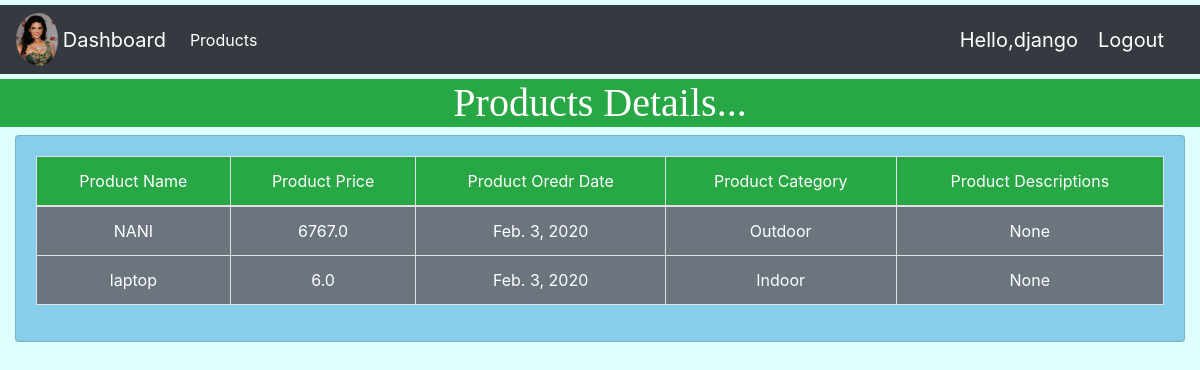
The app's page /product (signed in) with its own data.
### account/models.py (models this page shows, shortened)
class Products(models.Model):
    CATEGORY = (
        ('Indoor', 'Indoor'),
        ('Outdoor', 'Outdoor'),
        ('Anywhere', 'Anywhere')
    )
    name = models.CharField(max_length=100)
    price = models.FloatField(null=True)
    created_date = models.DateField(auto_now_add=True, null=True)
    description = models.CharField(max_length=100,null=True,blank=True)
    category = models.CharField(max_length=100,choices=CATEGORY)

### account/views.py (the view)
# urls.py: path('product', views.products, name='product'),
def products(request):
    products = Products.objects.all()
    context = {'products': products}
    return render(request, 'crmaccounts/products.html', context)

### templates/crmaccounts/products.html (shortened to what this page needs)
{% extends 'crmaccounts/base.html' %}
{% block content %}
<h1 class="bg-success text-white text-center text-center" style="margin-top: 5px; font-family: 'Edwardian Script ITC'">Products Details...</h1>
<div class="container-fluid">
<div class="row">
    <div class="col-md">
        <div class="card">
            <div class="card-body">
                <table class="table text-center table-bordered">
                    <thead>
                    <tr class="bg-success text-center text-white">
                        <td>Product Name</td>
                        <td>Product Price</td>
                        <td>Product Oredr Date</td>
                        <td>Product Category</td>
                        <td>Product Descriptions</td>
                    </tr>
                    </thead>
                    <tbody class="bg-secondary text-white table-hover">
                    {% for product in products %}
                        <tr>
                            <td>{{ product.name }}</td>
                            <td>{{ product.price }}</td>
                            <td>{{ product.created_date }}</td>
                            <td>{{ product.category }}</td>
                            <td>{{ product.description }}</td>
                        </tr>
                    {% endfor %}
                    </tbody>
                </table>
            </div>
        </div>
    </div>
</div>
</div>
{% endblock %}

### templates/crmaccounts/navbar.html (shortened to what this page needs)
{% load static %}
<!DOCTYPE html>
<html lang="en">
<head>
    <link rel="stylesheet" href="https://maxcdn.bootstrapcdn.com/bootstrap/4.4.1/css/bootstrap.min.css">
</head>
<body>
{% block content %}
<nav class="navbar navbar-expand-lg navbar-dark bg-dark">
    <img src="{% static 'images/sunny.jpg' %}" style="height: 4%; width: 4%; border-radius: 50%;padding-right: 5px">
  <a class="navbar-brand" href="{% url 'home' %}">Dashboard</a>
  <div class="collapse navbar-collapse" id="navbarNav">
    <ul class="navbar-nav">
      <li class="nav-item active">
        <a class="nav-link" href="{% url 'product' %}">Products</a>
      </li>
    </ul>
  </div>
<span id="s1">Hello,{{ request.user }}</span>
<span id="s2">Logout</span>
</nav>
{% endblock %}
</body>
</html>

### templates/crmaccounts/navbar.html (style rules this page uses)
nav { margin-top: 5px; margin-bottom: 5px; }
#s1,#s2 { color: white;margin-right: 20px;font-size: 20px }

### templates/crmaccounts/products.html (style rules this page uses)
body { background-color: lightcyan; }
.card { background-color: skyblue }

### records on screen
Products: name "NANI", price "6767.0", created_date "Feb. 3, 2020", category "Outdoor", description "None"
Products: name "laptop", price "6.0", created_date "Feb. 3, 2020", category "Indoor", description "None"

### other values on screen
{{ request.user }} "django"
